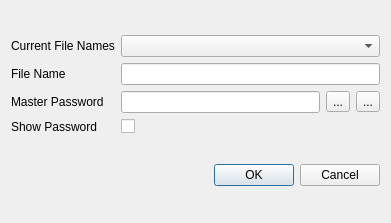
<?xml version="1.0" encoding="UTF-8"?>
<ui version="4.0">
 <class>CreateDialog</class>
 <widget class="QDialog" name="CreateDialog">
  <property name="geometry">
   <rect>
    <x>0</x>
    <y>0</y>
    <width>391</width>
    <height>223</height>
   </rect>
  </property>
  <property name="windowTitle">
   <string>Create</string>
  </property>
  <layout class="QGridLayout" name="gridLayout_2">
   <item row="0" column="0">
    <layout class="QGridLayout" name="gridLayout">
     <item row="1" column="0">
      <widget class="QLabel" name="labelExists">
       <property name="text">
        <string>Current File Names</string>
       </property>
      </widget>
     </item>
     <item row="4" column="0">
      <widget class="QLabel" name="labelShowPassword">
       <property name="text">
        <string>Show Password</string>
       </property>
      </widget>
     </item>
     <item row="2" column="0">
      <widget class="QLabel" name="labelFileName">
       <property name="text">
        <string>File Name</string>
       </property>
      </widget>
     </item>
     <item row="3" column="0">
      <widget class="QLabel" name="labelPassword">
       <property name="text">
        <string>Master Password</string>
       </property>
      </widget>
     </item>
     <item row="4" column="2" colspan="3">
      <widget class="QCheckBox" name="showPasswordCheck">
       <property name="layoutDirection">
        <enum>Qt::LeftToRight</enum>
       </property>
       <property name="text">
        <string/>
       </property>
      </widget>
     </item>
     <item row="3" column="4">
      <widget class="QToolButton" name="generateTB">
       <property name="text">
        <string>...</string>
       </property>
      </widget>
     </item>
     <item row="1" column="2" colspan="3">
      <widget class="QComboBox" name="comboBox"/>
     </item>
     <item row="3" column="2">
      <widget class="QLineEdit" name="passwordLE">
       <property name="inputMethodHints">
        <set>Qt::ImhHiddenText|Qt::ImhNoAutoUppercase|Qt::ImhNoPredictiveText|Qt::ImhSensitiveData</set>
       </property>
       <property name="echoMode">
        <enum>QLineEdit::Password</enum>
       </property>
      </widget>
     </item>
     <item row="2" column="2" colspan="3">
      <widget class="QLineEdit" name="fileNameLE"/>
     </item>
     <item row="3" column="3">
      <widget class="QToolButton" name="copyTB">
       <property name="text">
        <string>...</string>
       </property>
      </widget>
     </item>
    </layout>
   </item>
   <item row="1" column="0">
    <widget class="QDialogButtonBox" name="buttonBox">
     <property name="orientation">
      <enum>Qt::Horizontal</enum>
     </property>
     <property name="standardButtons">
      <set>QDialogButtonBox::Cancel|QDialogButtonBox::Ok</set>
     </property>
    </widget>
   </item>
  </layout>
 </widget>
 <tabstops>
  <tabstop>comboBox</tabstop>
  <tabstop>fileNameLE</tabstop>
  <tabstop>passwordLE</tabstop>
 </tabstops>
 <resources/>
 <connections>
  <connection>
   <sender>buttonBox</sender>
   <signal>accepted()</signal>
   <receiver>CreateDialog</receiver>
   <slot>accept()</slot>
   <hints>
    <hint type="sourcelabel">
     <x>248</x>
     <y>254</y>
    </hint>
    <hint type="destinationlabel">
     <x>157</x>
     <y>274</y>
    </hint>
   </hints>
  </connection>
  <connection>
   <sender>buttonBox</sender>
   <signal>rejected()</signal>
   <receiver>CreateDialog</receiver>
   <slot>reject()</slot>
   <hints>
    <hint type="sourcelabel">
     <x>316</x>
     <y>260</y>
    </hint>
    <hint type="destinationlabel">
     <x>286</x>
     <y>274</y>
    </hint>
   </hints>
  </connection>
 </connections>
</ui>
